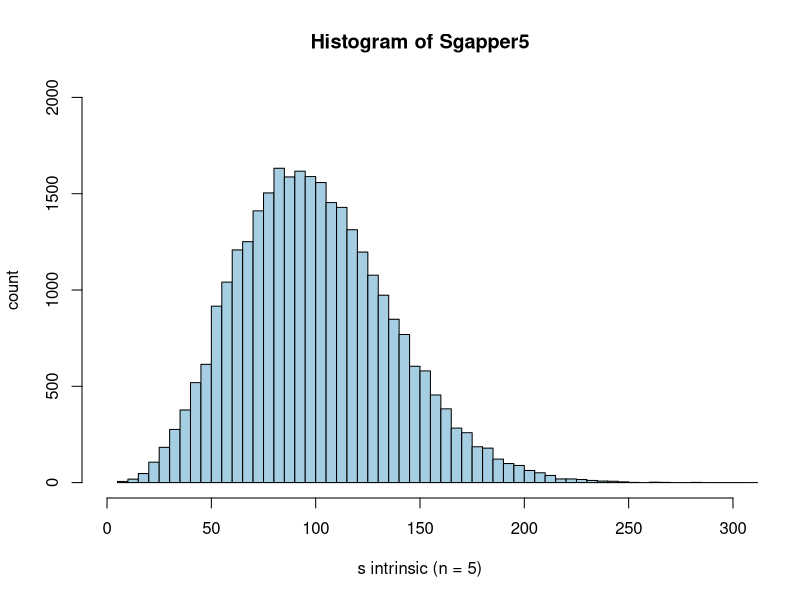
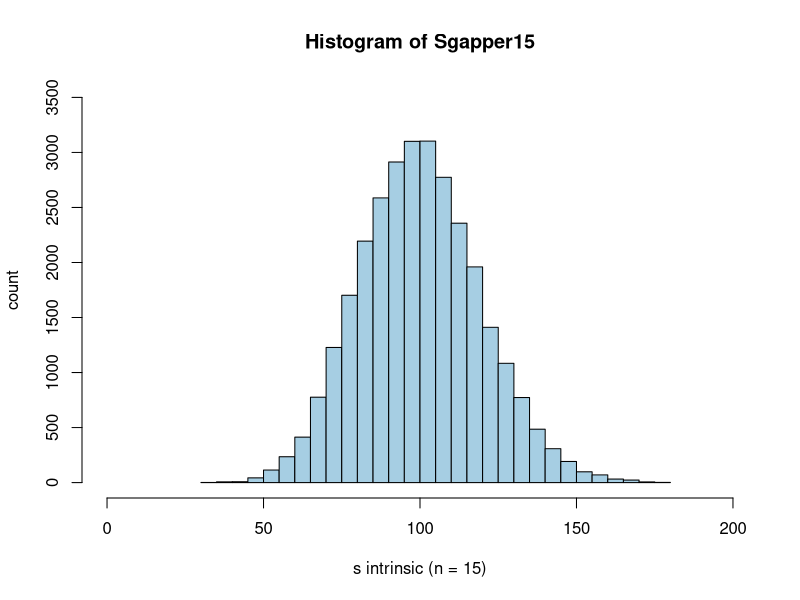
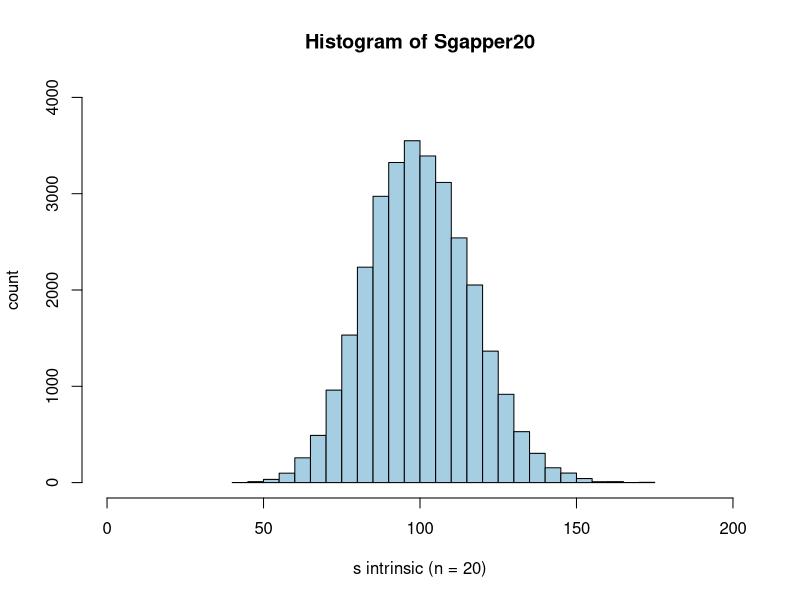
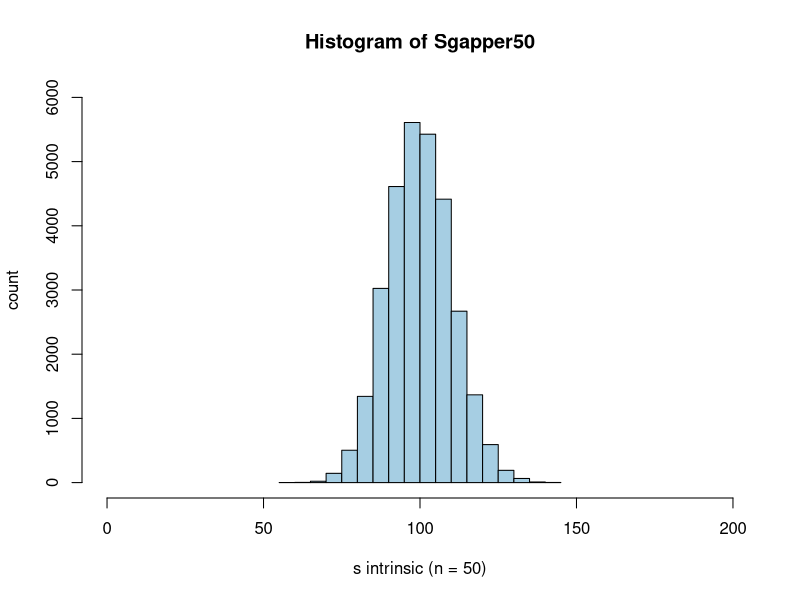
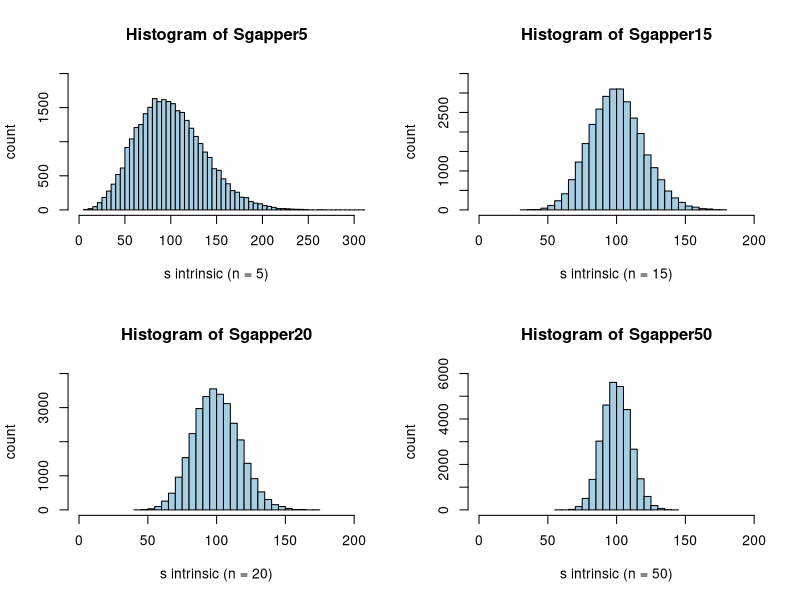
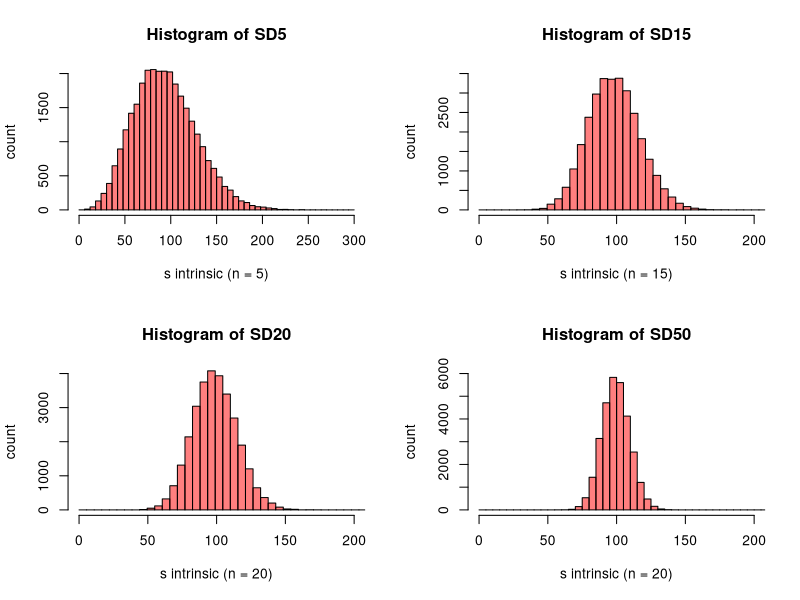
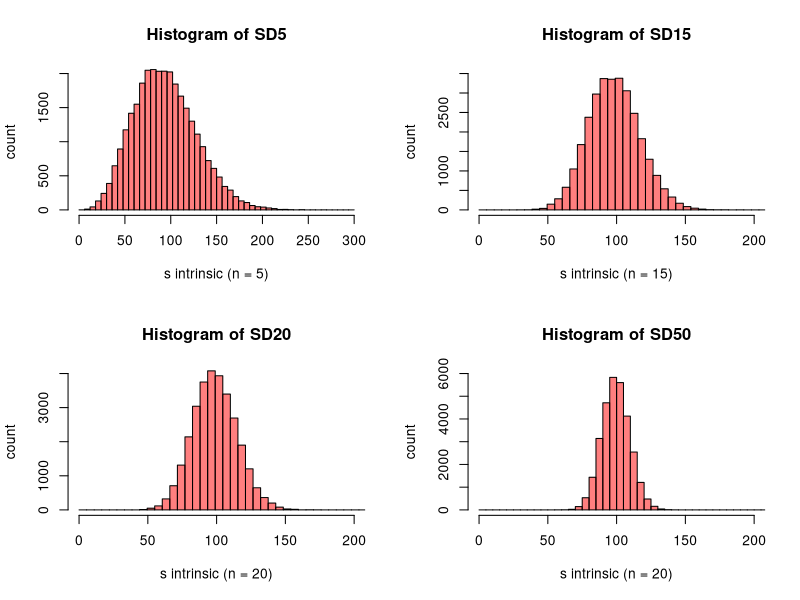
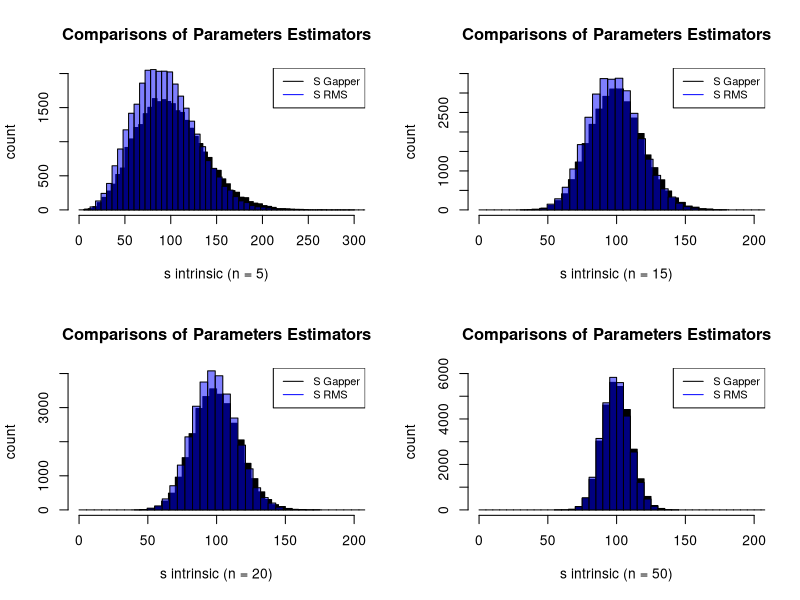

Source code (R) for these figures, in order:
#########################################################################################
########################   S Gapper and Canonical RMS Estimator  ########################

.libPaths("/home/testuser/Rlib")
install.packages("RColorBrewer")
library(RColorBrewer)
colsSG = brewer.pal(6, "Paired")
palSG = colorRampPalette(colsSG)

########################   S Gapper     Estimator  ##############################

#############################     n = 5    ######################################

n=5
reps = 30000

X5 = replicate(reps,rnorm(n,1,100))

X5

Xs5 = matrix(NA, nrow = n , ncol = reps)

for(i in 1:reps) {

Xs5[,i] = sort(X5[,i])
}

Xs5

Q5 = sqrt(pi)/(n*(n-1))

Sum5 = matrix(NA,nrow=n-1,ncol=reps)

for(j in 1:reps)       {

for(i in 1:n-1) { 

Sum5[i,j] = i*(n-i)*(Xs5[i+1,j]-Xs5[i,j])

			}

				}

Sgapper5 = Q5*colSums(Sum5)

h5 = hist(Sgapper5,nclass=60,xlab = " s intrinsic (n = 5) " , ylab = "count",col= palSG(1),ylim=c(0,2000),xlim=c(0,300))


#############################     n = 15    ######################################

n=15
reps = 30000

X15 = replicate(reps,rnorm(n,1,100))

X15

Xs15 = matrix(NA, nrow = n , ncol = reps)

for(i in 1:reps) {

Xs15[,i] = sort(X15[,i])
}

Xs15

Q15 = sqrt(pi)/(n*(n-1))

Sum15 = matrix(NA,nrow=n-1,ncol=reps)

for(j in 1:reps)       {

for(i in 1:n-1) { 

Sum15[i,j] = i*(n-i)*(Xs15[i+1,j]-Xs15[i,j])

			}

				}

Sgapper15 = Q15*colSums(Sum15)

h15 = hist(Sgapper15,nclass=30,xlab = " s intrinsic (n = 15) " , ylab = "count",col= palSG(1),ylim=c(0,3500),xlim=c(0,200))

#############################     n = 20    ######################################

n=20
reps = 30000

X20 = replicate(reps,rnorm(n,1,100))

X20

Xs20 = matrix(NA, nrow = n , ncol = reps)

for(i in 1:reps) {

Xs20[,i] = sort(X20[,i])
}

Xs20

Q20 = sqrt(pi)/(n*(n-1))

Sum20 = matrix(NA,nrow=n-1,ncol=reps)

for(j in 1:reps)       {

for(i in 1:n-1) { 

Sum20[i,j] = i*(n-i)*(Xs20[i+1,j]- Xs20[i,j])

			}

				}

Sgapper20 = Q20*colSums(Sum20)

h20 = hist(Sgapper20,nclass=30,xlab = " s intrinsic (n = 20) " , ylab = "count",col=palSG(1),ylim=c(0,4000),xlim=c(0,200))

#############################     n = 50    ######################################

n=50
reps = 30000

X50 = replicate(reps,rnorm(n,1,100))

X50

Xs50 = matrix(NA, nrow = n , ncol = reps)

for(i in 1:reps) {

Xs50[,i] = sort(X50[,i])
}

Xs50

Q50 = sqrt(pi)/(n*(n-1))

Sum50 = matrix(NA,nrow=n-1,ncol=reps)

for(j in 1:reps)       {

for(i in 1:n-1) { 

Sum50[i,j] = i*(n-i)*(Xs50[i+1,j]- Xs50[i,j])

			}

				}

Sgapper50 = Q50*colSums(Sum50)

h50 = hist(Sgapper50,nclass=20,xlab = " s intrinsic (n = 50) " , ylab = "count",col= palSG(1),ylim=c(0,6000),xlim=c(0,200))

#####################################################################################
############################# All the histograms ####################################

par(mfrow=c(2,2))

hist(Sgapper5,nclass=60,xlab = " s intrinsic (n = 5) " , ylab = "count",col= palSG(1),ylim=c(0,2000),xlim=c(0,300))
hist(Sgapper15,nclass=30,xlab = " s intrinsic (n = 15) " , ylab = "count",col= palSG(1),ylim=c(0,3500),xlim=c(0,200))
hist(Sgapper20,nclass=30,xlab = " s intrinsic (n = 20) " , ylab = "count",col=palSG(1),ylim=c(0,4000),xlim=c(0,200))
hist(Sgapper50,nclass=20,xlab = " s intrinsic (n = 50) " , ylab = "count",col= palSG(1),ylim=c(0,6000),xlim=c(0,200))


##############  Canonical RMS Standard Deviation   Estimator  ###################

#############################     n = 5    ######################################

n=5
reps = 30000

X5 = replicate(reps,rnorm(n,1,100))

SD5 = rep(NA,reps)
	
for(i in 1:reps) {

SD5[i] = sd(X5[,i])

}

breaks5 = seq(0,300,by=6)

H5 = hist(SD5,breaks5,ylim=c(0,2000),xlab = " s intrinsic (n = 5) " , ylab = "count",col= rgb(1,0,0,0.5),xlim=c(0,300))


#############################     n = 15    #####################################

n=15
reps = 30000

X15 = replicate(reps,rnorm(n,1,100))

SD15 = rep(NA,reps)
	
for(i in 1:reps) {

SD15[i] = sd(X15[,i])

}

breaks15 = seq(0,300,by=5.5)

H15 = hist(SD15,breaks15,ylim=c(0,3500),xlab = " s intrinsic (n = 15) " , ylab = "count",col= rgb(1,0,0,0.5),xlim=c(0,200))


#############################     n = 20    #####################################

n=20
reps = 30000

X20 = replicate(reps,rnorm(n,1,100))

SD20 = rep(NA,reps)
	
for(i in 1:reps) {

SD20[i] = sd(X20[,i])

}

breaks20 = seq(0,300,by=5.5)

H20 = hist(SD20,breaks20,ylim=c(0,4000),xlab = " s intrinsic (n = 20) " , ylab = "count",col= rgb(1,0,0,0.5),xlim=c(0,200))


#############################     n = 50    #####################################

n=50
reps = 30000

X50 = replicate(reps,rnorm(n,1,100))

SD50 = rep(NA,reps)
	
for(i in 1:reps) {

SD50[i] = sd(X50[,i])

}

breaks50 = seq(0,300,by=5)

H50 = hist(SD50,breaks50,ylim=c(0,6000),xlab = " s intrinsic (n = 20) " , ylab = "count",col= rgb(1,0,0,0.5),xlim=c(0,200))

#####################################################################################
############################# All the histograms ####################################

par(mfrow=c(2,2))

hist(SD5,breaks5,ylim=c(0,2000),xlab = " s intrinsic (n = 5) " , ylab = "count",col= rgb(1,0,0,0.5),xlim=c(0,300))
hist(SD15,breaks15,ylim=c(0,3500),xlab = " s intrinsic (n = 15) " , ylab = "count",col= rgb(1,0,0,0.5),xlim=c(0,200))
hist(SD20,breaks20,ylim=c(0,4000),xlab = " s intrinsic (n = 20) " , ylab = "count",col= rgb(1,0,0,0.5),xlim=c(0,200))
hist(SD50,breaks50,ylim=c(0,6000),xlab = " s intrinsic (n = 20) " , ylab = "count",col= rgb(1,0,0,0.5),xlim=c(0,200))


###################################################################################
########################### Comparisons of Estimators #############################

################################### n = 5 #########################################


par(mfrow=c(2,2))

hist(Sgapper5,nclass=60,main='',xlab = " s intrinsic (n = 5) " , ylab = "count",col='black',
     ylim=c(0,2000),xlim=c(0,300))
hist(SD5,breaks5,ylim=c(0,2000),add=TRUE,xlab = " s intrinsic (n = 5) " , ylab = "count",
       col= rgb(0,0,1,0.5),xlim=c(0,300))
legend("topright", legend=c("S Gapper", "S RMS"),col=c("black", "blue"),lty=c(1,1) , cex=0.8)
title("Comparisons of Parameters Estimators")



hist(Sgapper15,nclass=30,main='',xlab = " s intrinsic (n = 15) " , ylab = "count",col= 'black',ylim=c(0,3500),xlim=c(0,200))
hist(SD15,breaks15,add=TRUE,ylim=c(0,3500),xlab = " s intrinsic (n = 15) " , ylab = "count",col= rgb(0,0,1,0.5),xlim=c(0,200))
legend("topright", legend=c("S Gapper", "S RMS"),col=c("black", "blue"),lty=c(1,1) , cex=0.8)
title("Comparisons of Parameters Estimators")



hist(Sgapper20,nclass=30,main='',xlab = " s intrinsic (n = 20) " , ylab = "count",col='black',ylim=c(0,4000),xlim=c(0,200))
hist(SD20,breaks20,add=TRUE,ylim=c(0,4000),xlab = " s intrinsic (n = 20) " , ylab = "count",col= rgb(0,0,1,0.5),xlim=c(0,200))
legend("topright", legend=c("S Gapper", "S RMS"),col=c("black", "blue"),lty=c(1,1) , cex=0.8)
title("Comparisons of Parameters Estimators")



hist(Sgapper50,nclass=20,main='',xlab = " s intrinsic (n = 50) " , ylab = "count",col='black',ylim=c(0,6000),xlim=c(0,200))
hist(SD50,breaks50,add=TRUE,ylim=c(0,6000),xlab = " s intrinsic (n = 50) " , ylab = "count",col= rgb(0,0,1,0.5),xlim=c(0,200))
legend("topright", legend=c("S Gapper", "S RMS"),col=c("black", "blue"),lty=c(1,1) , cex=0.8)
title("Comparisons of Parameters Estimators")




